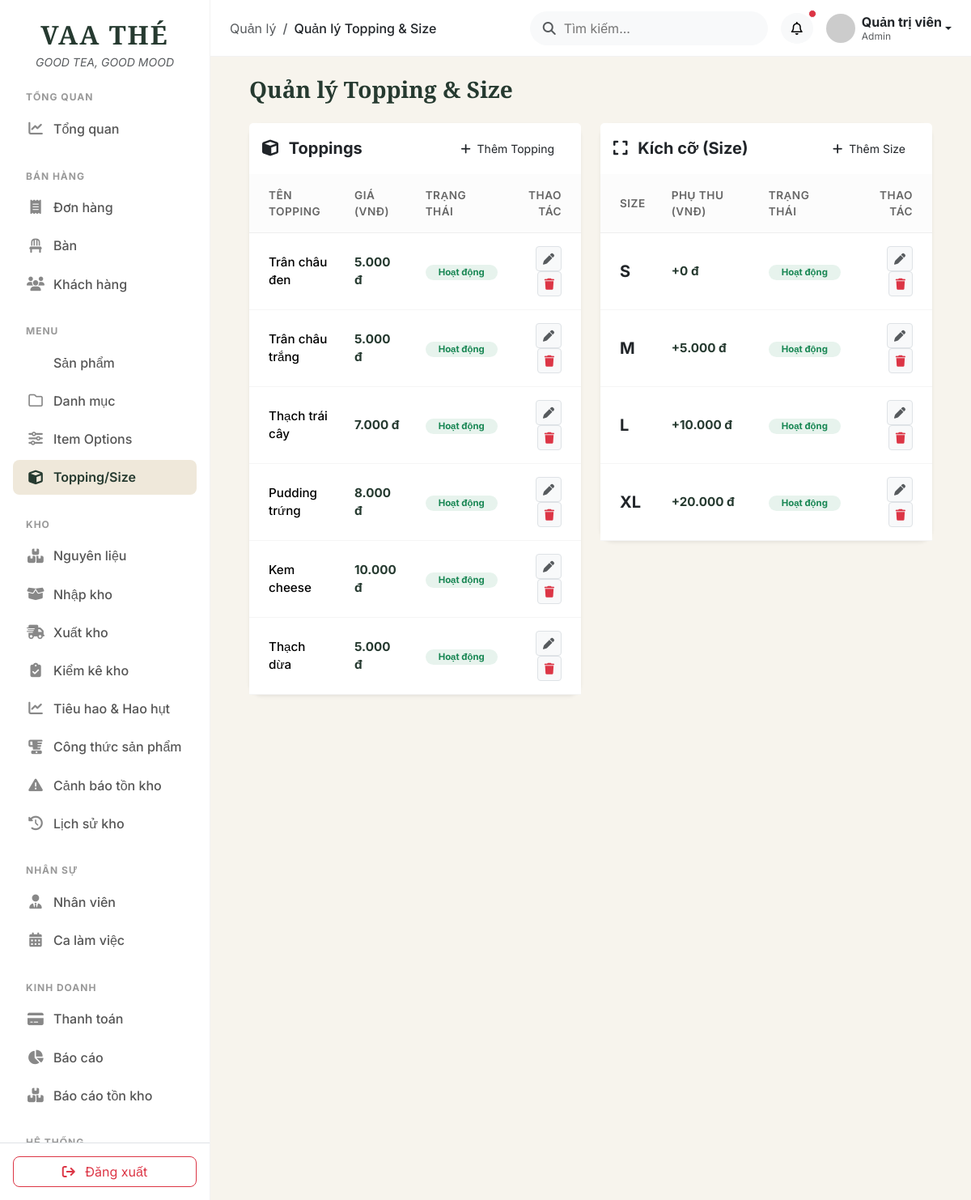
The app's page /public/admin.php?route=toppings (signed in) with its own data.
### tables this page shows
CREATE TABLE `toppings` (
  `id` int(10) unsigned NOT NULL AUTO_INCREMENT,
  `name` varchar(100) NOT NULL,
  `price` decimal(12,2) NOT NULL DEFAULT 0.00,
  `status` tinyint(1) NOT NULL DEFAULT 1,
  `created_at` timestamp NOT NULL DEFAULT current_timestamp(),
  `updated_at` timestamp NOT NULL DEFAULT current_timestamp() ON UPDATE current_timestamp(),
  PRIMARY KEY (`id`),
  UNIQUE KEY `name` (`name`)
);

CREATE TABLE `sizes` (
  `id` int(10) unsigned NOT NULL AUTO_INCREMENT,
  `name` varchar(20) NOT NULL,
  `extra_price` decimal(12,2) NOT NULL DEFAULT 0.00,
  `status` tinyint(1) NOT NULL DEFAULT 1,
  `created_at` timestamp NOT NULL DEFAULT current_timestamp(),
  `updated_at` timestamp NOT NULL DEFAULT current_timestamp() ON UPDATE current_timestamp(),
  PRIMARY KEY (`id`),
  UNIQUE KEY `name` (`name`)
);

### app/controllers/Admin/ToppingSizeController.php (called while the page is built, shortened)
<?php
class ToppingSizeController {
    public function index() {
        require_once __DIR__ . '/../../models/Product.php';
        $productModel = new Product();
        $toppings = $productModel->getToppings(true);
        $sizes = $productModel->getSizes(true);
        require_once __DIR__ . '/../../views/admin/toppings/index.php';
        require_once __DIR__ . '/../../views/layouts/admin.php';
    }
}

### app/models/Product.php (called while the page is built, shortened)
<?php
require_once __DIR__ . '/../config/database.php';
class Product {
    private $conn;
    public function __construct() {
        global $conn;
        $this->conn = $conn;
    }
    public function getSizes($includeHidden = false) {
        $statusCondition = $includeHidden ? "" : "WHERE status = 1";
        $sql = "SELECT * FROM sizes $statusCondition ORDER BY extra_price ASC";
        $result = $this->conn->query($sql);
        return $result->fetch_all(MYSQLI_ASSOC);
    }
    public function getToppings($includeHidden = false) {
        $statusCondition = $includeHidden ? "" : "WHERE status = 1";
        $sql = "SELECT * FROM toppings $statusCondition";
        $result = $this->conn->query($sql);
        return $result->fetch_all(MYSQLI_ASSOC);
    }
}

### app/views/admin/toppings/index.php (the view, shortened to what this page needs)
<div class="container-fluid px-4">
    <div class="d-flex justify-content-between align-items-center mb-4">
        <h3 class="font-serif fw-bold text-forest mb-0">Quản lý Topping & Size</h3>
    </div>
    <div class="row g-4">
        <div class="col-md-6">
            <div class="card border-0 shadow-sm rounded-4">
                <div class="card-header bg-white border-0 py-3 d-flex justify-content-between align-items-center">
                    <h5 class="mb-0 fw-bold text-dark"><i class="fa-solid fa-cube text-caramel me-2"></i> Toppings</h5>
                    <button class="btn btn-sm btn-caramel rounded-pill px-3" data-bs-toggle="modal" data-bs-target="#toppingModal" onclick="openToppingModal()"><i class="fa-solid fa-plus me-1"></i> Thêm Topping</button>
                </div>
                <div class="card-body p-0">
                    <div class="table-responsive">
                        <table class="table table-hover align-middle mb-0">
                            <thead class="table-light">
                                <tr>
                                    <th class="ps-4">Tên Topping</th>
                                    <th>Giá (VNĐ)</th>
                                    <th>Trạng thái</th>
                                    <th class="text-end pe-4">Thao tác</th>
                                </tr>
                            </thead>
                            <tbody>
                                <?php foreach ($toppings as $t): ?>
                                <tr>
                                    <td class="ps-4 fw-medium"><?= htmlspecialchars($t['name']) ?></td>
                                    <td class="text-forest fw-bold"><?= number_format($t['price'], 0, ',', '.') ?> đ</td>
                                    <td>
                                        <?php if ($t['status'] == 1): ?>
                                            <span class="badge bg-success bg-opacity-10 text-success rounded-pill px-3">Hoạt động</span>
                                        <?php else: ?>
                                            <span class="badge bg-secondary bg-opacity-10 text-secondary rounded-pill px-3">Ẩn</span>
                                        <?php endif; ?>
                                    </td>
                                    <td class="text-end pe-4">
                                        <button class="btn btn-sm btn-light border shadow-none" title="Sửa" data-bs-toggle="modal" data-bs-target="#toppingModal" onclick="openToppingModal('<?= $t['id'] ?>', '<?= htmlspecialchars($t['name'], ENT_QUOTES) ?>', '<?= $t['price'] ?>', <?= $t['status'] ? 'true' : 'false' ?>)"><i class="fa-solid fa-pen text-muted"></i></button>
                                        <a href="admin.php?route=toppings&action=deleteTopping&id=<?= $t['id'] ?>" class="btn btn-sm btn-light border shadow-none" title="Xóa" onclick="return confirm('Bạn có chắc chắn muốn xóa?')"><i class="fa-solid fa-trash text-danger"></i></a>
                                    </td>
                                </tr>
                                <?php endforeach; ?>
                            </tbody>
                        </table>
                    </div>
                </div>
            </div>
        </div>
        <div class="col-md-6">
            <div class="card border-0 shadow-sm rounded-4">
                <div class="card-header bg-white border-0 py-3 d-flex justify-content-between align-items-center">
                    <h5 class="mb-0 fw-bold text-dark"><i class="fa-solid fa-expand text-caramel me-2"></i> Kích cỡ (Size)</h5>
                    <button class="btn btn-sm btn-caramel rounded-pill px-3" data-bs-toggle="modal" data-bs-target="#sizeModal" onclick="openSizeModal()"><i class="fa-solid fa-plus me-1"></i> Thêm Size</button>
                </div>
                <div class="card-body p-0">
                    <div class="table-responsive">
                        <table class="table table-hover align-middle mb-0">
                            <thead class="table-light">
                                <tr>
                                    <th class="ps-4">Size</th>
                                    <th>Phụ thu (VNĐ)</th>
                                    <th>Trạng thái</th>
                                    <th class="text-end pe-4">Thao tác</th>
                                </tr>
                            </thead>
                            <tbody>
                                <?php foreach ($sizes as $s): ?>
                                <tr>
                                    <td class="ps-4 fw-bold fs-5 text-dark"><?= htmlspecialchars($s['name']) ?></td>
                                    <td class="text-forest fw-bold">+<?= number_format($s['extra_price'], 0, ',', '.') ?> đ</td>
                                    <td>
                                        <?php if ($s['status'] == 1): ?>
                                            <span class="badge bg-success bg-opacity-10 text-success rounded-pill px-3">Hoạt động</span>
                                        <?php else: ?>
                                            <span class="badge bg-secondary bg-opacity-10 text-secondary rounded-pill px-3">Ẩn</span>
                                        <?php endif; ?>
                                    </td>
                                    <td class="text-end pe-4">
                                        <button class="btn btn-sm btn-light border shadow-none" title="Sửa" data-bs-toggle="modal" data-bs-target="#sizeModal" onclick="openSizeModal('<?= $s['id'] ?>', '<?= htmlspecialchars($s['name'], ENT_QUOTES) ?>', '<?= $s['extra_price'] ?>', <?= $s['status'] ? 'true' : 'false' ?>)"><i class="fa-solid fa-pen text-muted"></i></button>
                                        <a href="admin.php?route=toppings&action=deleteSize&id=<?= $s['id'] ?>" class="btn btn-sm btn-light border shadow-none" title="Xóa" onclick="return confirm('Bạn có chắc chắn muốn xóa?')"><i class="fa-solid fa-trash text-danger"></i></a>
                                    </td>
                                </tr>
                                <?php endforeach; ?>
                            </tbody>
                        </table>
                    </div>
                </div>
            </div>
        </div>
    </div>
</div>

### public/assets/css/admin.css (style rules this page uses)
:root { --vaa-ivory: #F7F4ED; --vaa-cream: #EFE8DA; --vaa-dark: #18231D; --vaa-forest: #263A30; --vaa-sage: #AAB79F; --vaa-brown: #9A7654; --sidebar-width: 260px; --topbar-height: 70px; }
body.admin-body { font-family: 'Inter', sans-serif; background-color: var(--vaa-ivory); color: var(--vaa-dark); margin: 0; padding: 0; overflow-x: hidden; }
.font-serif { font-family: 'Cormorant Garamond', serif; }
.text-forest { color: var(--vaa-forest) !important; }
.table > :not(caption) > * > * { padding: 1rem; vertical-align: middle; }
.table th { font-weight: 600; color: #666; background-color: #fcfcfc; border-bottom: 1px solid #eee; font-size: 0.85rem; text-transform: uppercase; letter-spacing: 0.5px; }
.table td { font-size: 0.95rem; border-bottom: 1px solid #f5f5f5; }

### records on screen
toppings: name "Trân châu đen", price "5.000", status "Hoạt động"
toppings: name "Trân châu trắng", price "5.000", status "Hoạt động"
toppings: name "Thạch trái cây", price "7.000", status "Hoạt động"
toppings: name "Pudding trứng", price "8.000", status "Hoạt động"
toppings: name "Kem cheese", price "10.000", status "Hoạt động"
toppings: name "Thạch dừa", price "5.000", status "Hoạt động"
sizes: name "S", extra_price "0", status "Hoạt động"
sizes: name "M", extra_price "5.000", status "Hoạt động"
sizes: name "L", extra_price "10.000", status "Hoạt động"
sizes: name "XL", extra_price "20.000", status "Hoạt động"

### other values on screen
$pageTitle "Quản lý Topping & Size"
$_SESSION['full_name'] "Quản trị viên"
$_SESSION['role'] "Admin"
